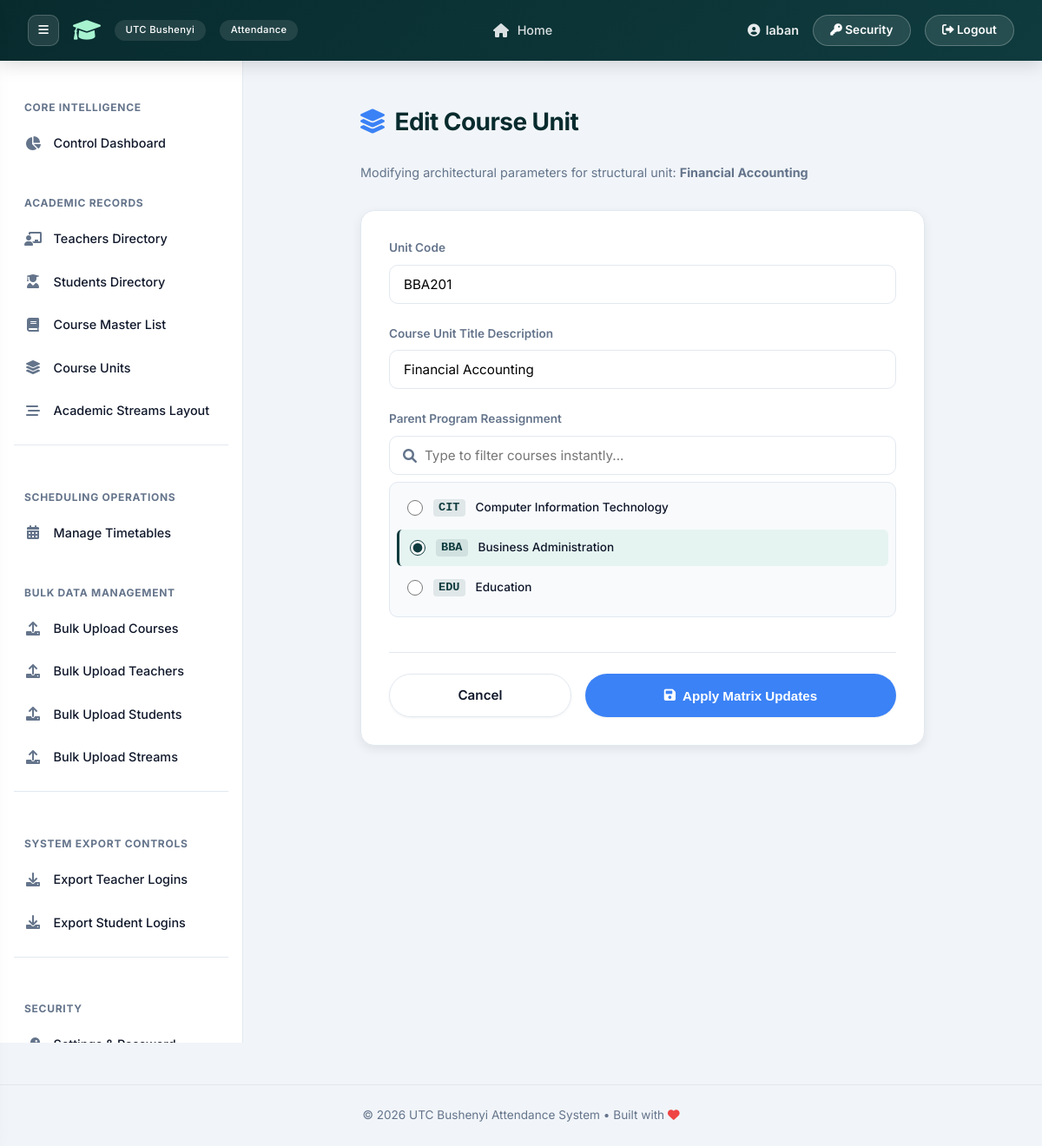
The app's page /user-admin/manage-course-units/edit/BBA201/ (signed in), older data.
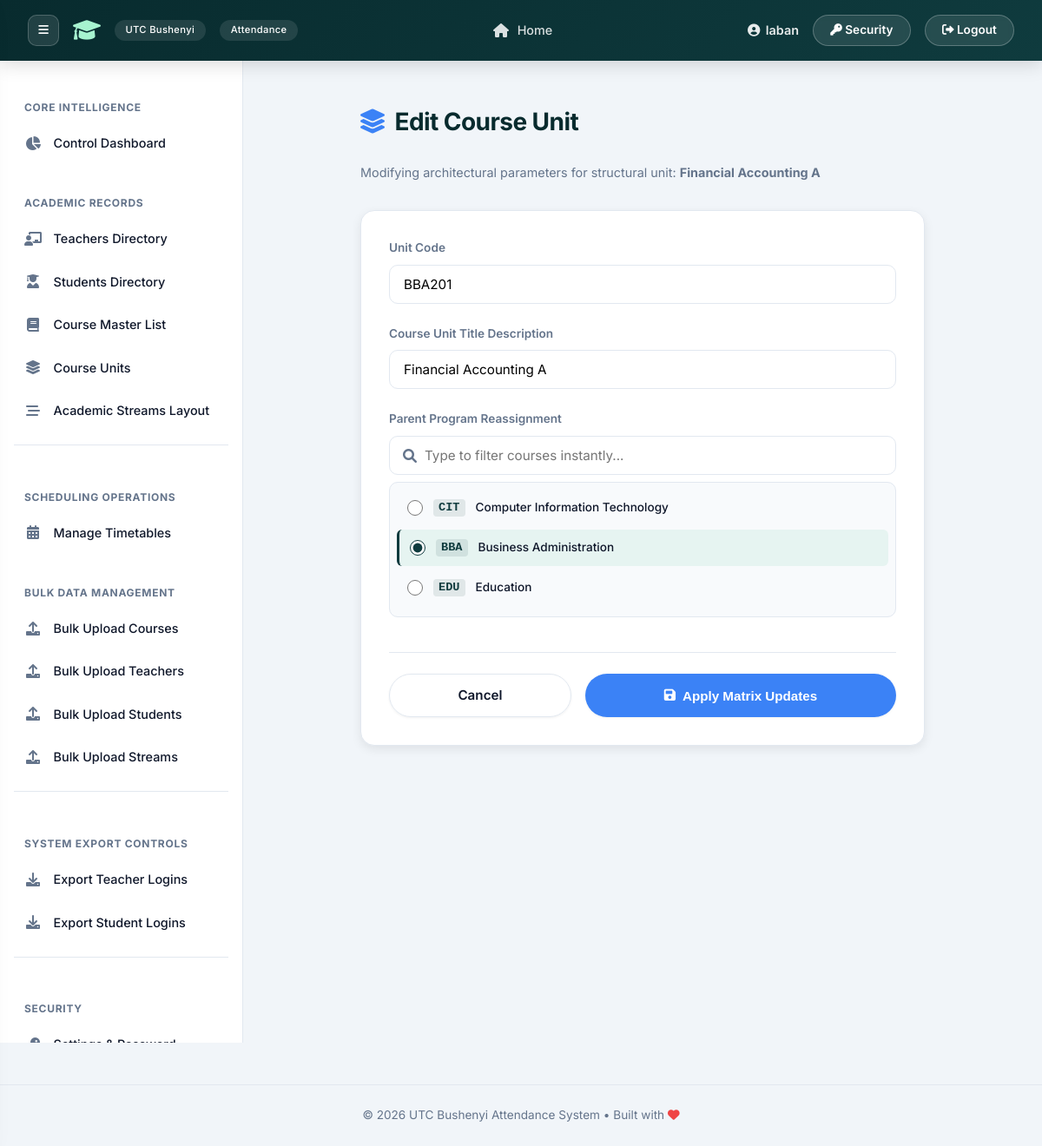
The same page, newer data.
### attendance/models.py (models this page shows, shortened)
class CourseUnit(models.Model):
    code = models.CharField(max_length=20, primary_key=True)
    name = models.CharField(max_length=255)
    course = models.ForeignKey(Course, on_delete=models.CASCADE, related_name='units')

### attendance/views_admin.py (the view, shortened to what this page needs)
# urls.py: path('user-admin/manage-course-units/edit/<str:pk>/', views_admin.edit_course_unit, name='edit_course_unit'),
@login_required
@transaction.atomic
def edit_course_unit(request, pk):
    if request.user.role != User.IS_ADMIN:
        return HttpResponse("Unauthorized", status=403)
    unit = get_object_or_404(CourseUnit, pk=pk)
    courses = Course.objects.all()
    return render(request, 'attendance/edit_course_unit.html', {'unit': unit, 'active_courses_list': courses})

### templates/attendance/edit_course_unit.html (shortened to what this page needs)
{% extends 'attendance/base.html' %}
{% block content %}
<div class="edit-container">
    <div class="page-header">
        <h2><i class="fas fa-layer-group" style="color: var(--accent);"></i> Edit Course Unit</h2>
        <p style="color: var(--text-muted); font-size: 0.9rem; margin-top: 0.25rem;">
            Modifying architectural parameters for structural unit: <strong>{{ unit.name }}</strong>
        </p>
    </div>
    <div class="card">
        <form method="POST" action="">
            <div class="form-group">
                <label for="course_unit_code">Unit Code</label>
                <input type="text" id="course_unit_code" name="course_unit_code" class="form-control" value="{{ unit.code }}" required>
            </div>
            <div class="form-group">
                <label for="course_unit_name">Course Unit Title Description</label>
                <input type="text" id="course_unit_name" name="course_unit_name" class="form-control" value="{{ unit.name }}" required>
            </div>
            <div class="form-group">
                <label>Parent Program Reassignment</label>
                <div class="search-wrapper">
                    <i class="fas fa-search"></i>
                    <input type="text" id="courseSearchInput" class="form-control search-input" placeholder="Type to filter courses instantly...">
                </div>
                <div class="options-list-card" id="courseOptionsList">
                    {% for course in active_courses_list %}
                    <div class="radio-option-wrapper {% if course.code == unit.course.code %}selected{% endif %}" data-search-payload="{{ course.code }} {{ course.name }}">
                        <input type="radio"
                               id="course_{{ course.code }}"
                               name="course_code"
                               value="{{ course.code }}"
                               {% if course.code == unit.course.code %}checked{% endif %} required>
                        <label for="course_{{ course.code }}">
                            <code>{{ course.code }}</code> {{ course.name }}
                        </label>
                    </div>
                    {% endfor %}
                </div>
            </div>
            <div class="form-actions">
                <a href="{% url 'attendance:manage_course_units' %}" class="btn btn-outline" style="flex: 1; text-align: center; justify-content: center;">
                    Cancel
                </a>
                <button type="submit" class="btn" style="flex: 2; justify-content: center; background: var(--accent);">
                    <i class="fas fa-save"></i> Apply Matrix Updates
                </button>
            </div>
        </form>
    </div>
</div>
{% endblock %}

Row changes from the older to the newer data that the page shows:
changed CourseUnit "BBA201": name "Financial Accounting" → "Financial Accounting A"; course_unit_name "Financial Accounting" → "Financial Accounting A"
